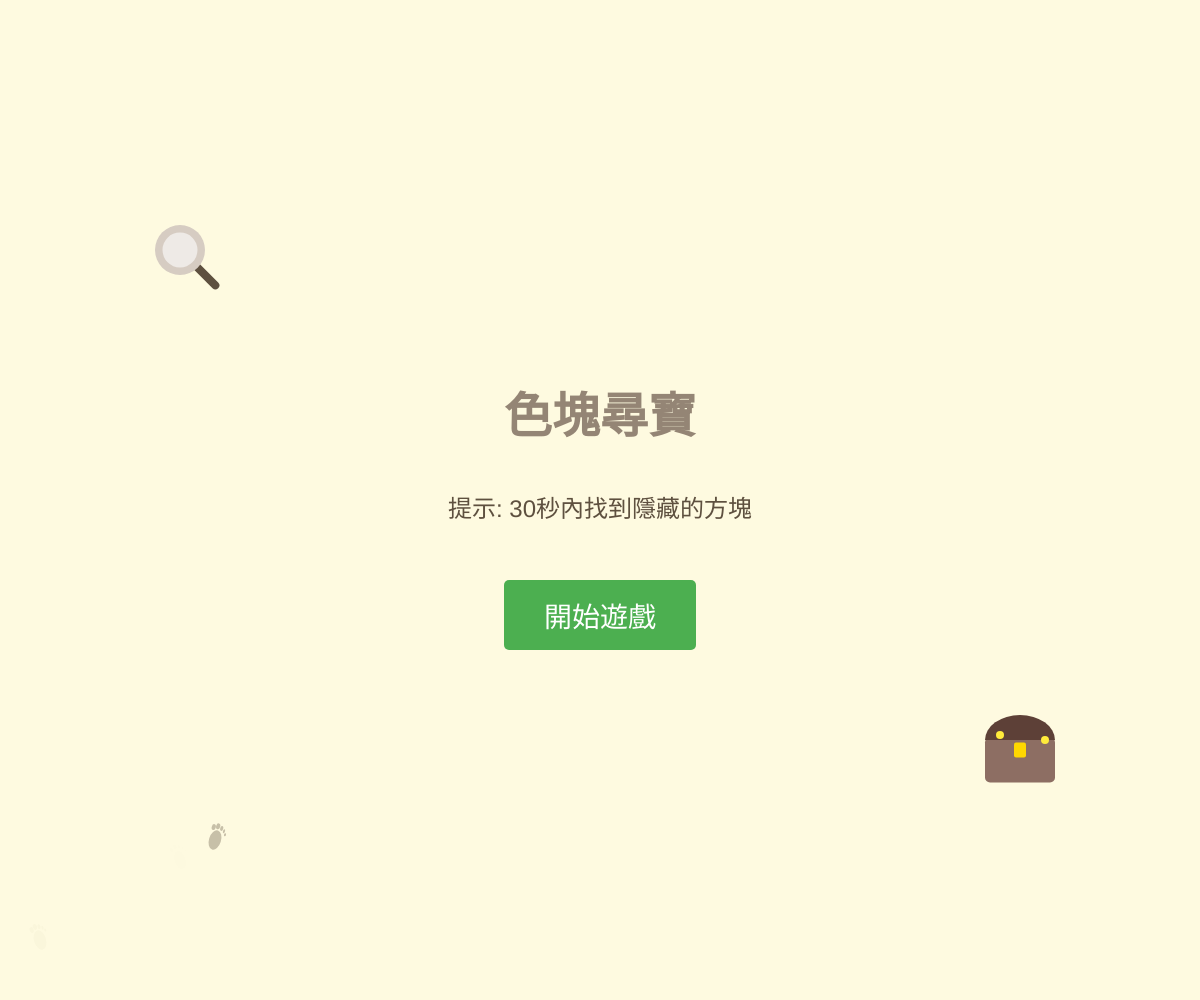
Frame 1 (no input)
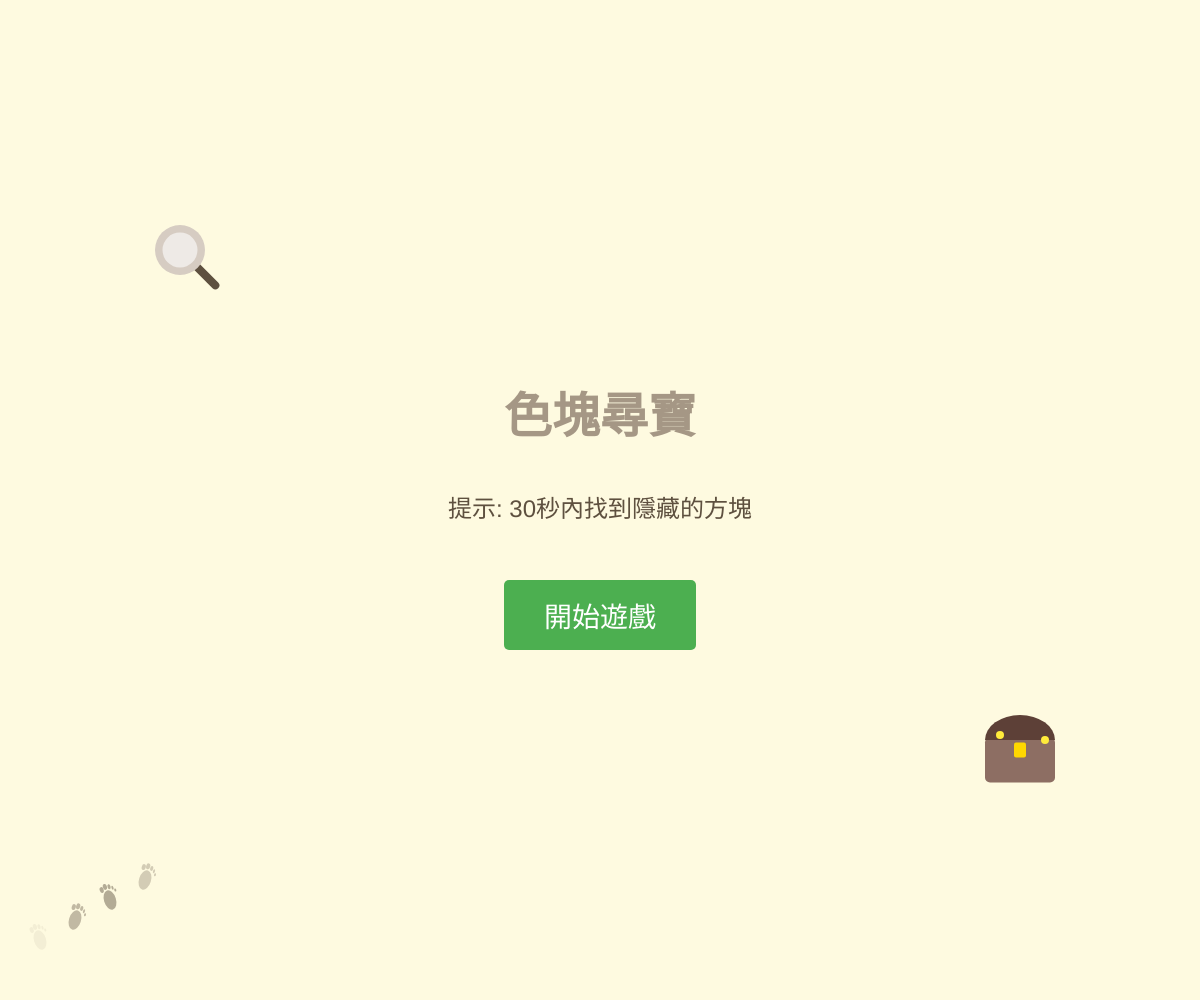
Frame 60 (no input)
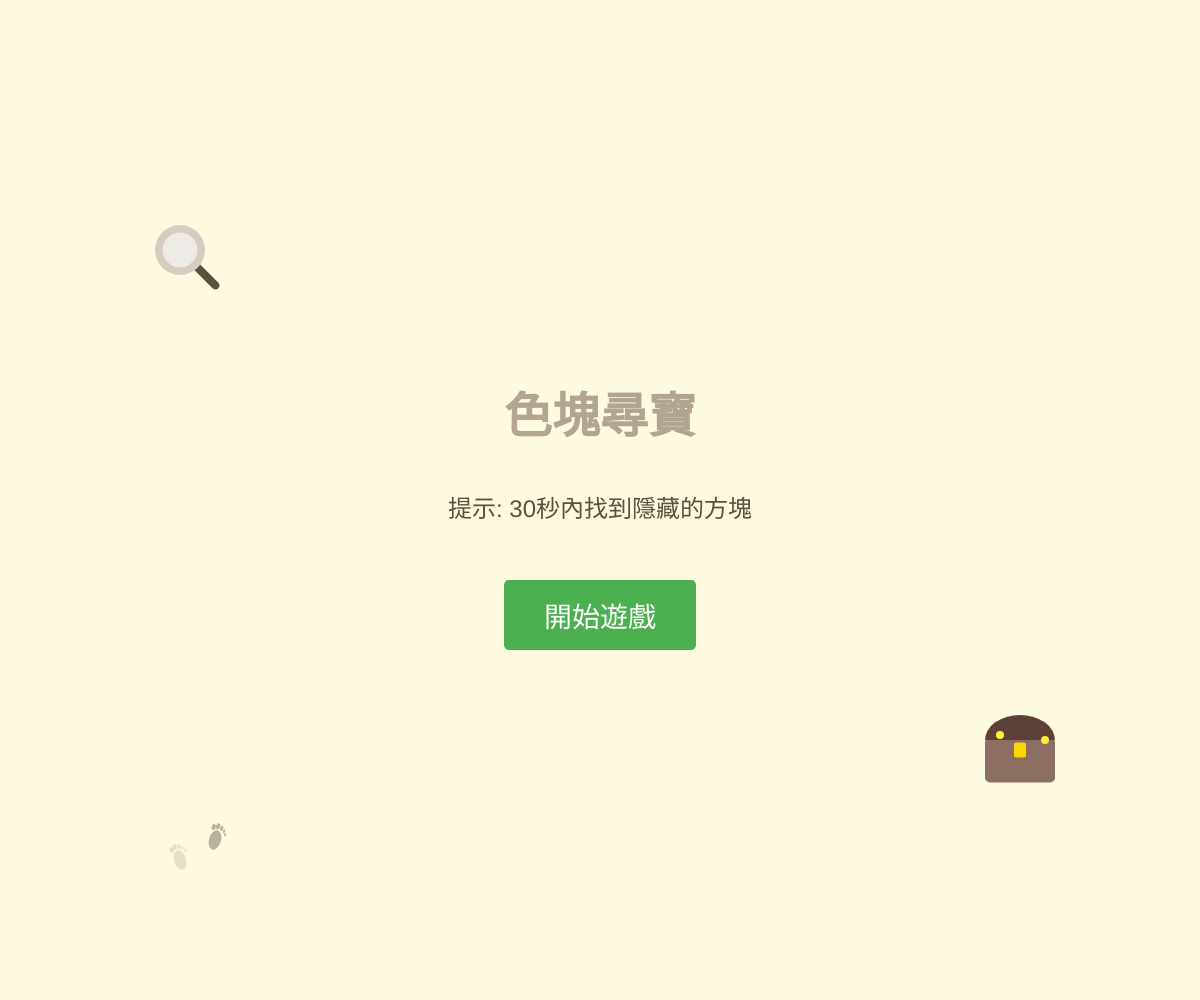
Frame 120 (the mouse pressed at the canvas centre since frame 60)

The p5.js sketch that drew these frames (run headless with seeded random() and noise() and a simulated clock; from frame 60 on, the mouse is pressed at the canvas centre):

// p5.js sketch
// ── sketch.js
let gridSize = 38; // 約 1cm (根據標準 96 DPI 計算)
let targetCol, targetRow;
let targetColor;
let gameState = 'START'; // 遊戲狀態：START 或 PLAYING
let startButton;
let lives = 3; // 生命值
let particles = []; // 用於存放特效粒子
let gridColors = []; // 用於存放每個方框的隨機顏色
let bombGrid = []; // 用於存放炸彈位置 (0: 無, 1: 有炸彈, 2: 爆炸中, 3: 已消失)
let bombExplosionTimes = []; // 記錄炸彈爆炸開始的時間
const palette = ['#edede9', '#d6ccc2', '#f5ebe0', '#e3d5ca', '#d5bdaf'];
let lastStateChangeFrame = -1; // 記錄最後一次狀態切換的格數
let gameStartTime; // 遊戲開始的時間戳
const gameDuration = 30; // 總時間 30 秒
const MARGIN = 38; // 1cm 邊距
const TOP_MARGIN = 114; // 3cm 上邊距
let screenShake = 0; // 畫面震動強度

function setup() {
  createCanvas(windowWidth, windowHeight);
  // 建立開始遊戲按鈕
  startButton = createButton('開始遊戲');
  styleButton();
  startButton.mousePressed(startGame);
  
  initGame();
  positionButton();
}

function initGame() {
  // 計算扣除邊距後可容納的行列數
  let cols = floor((width - MARGIN * 2) / gridSize);
  let rows = floor((height - TOP_MARGIN - MARGIN) / gridSize);
  
  targetCol = floor(random(cols));
  targetRow = floor(random(rows));
  targetColor = color(0, 255, 100);
  particles = [];
  lives = 3;
  bombGrid = [];
  bombExplosionTimes = [];
  
  // 初始化方框顏色
  for (let i = 0; i < cols; i++) {
    gridColors[i] = [];
    bombGrid[i] = [];
    bombExplosionTimes[i] = [];
    for (let j = 0; j < rows; j++) {
      // 建立一個可用顏色的複本
      let availableColors = [...palette];
      
      // 檢查左邊的方塊顏色並排除
      if (i > 0) {
        let leftColor = gridColors[i - 1][j];
        availableColors = availableColors.filter(c => c !== leftColor);
      }
      
      // 檢查上方的方塊顏色並排除
      if (j > 0) {
        let topColor = gridColors[i][j - 1];
        availableColors = availableColors.filter(c => c !== topColor);
      }
      
      // 從剩餘的可用顏色中隨機挑選
      gridColors[i][j] = random(availableColors);
      bombGrid[i][j] = 0; // 預設無炸彈
      bombExplosionTimes[i][j] = 0;
    }
  }

  // 將炸彈數量設定為 30 個
  let numBombs = 50; 
  let bombsPlaced = 0;
  while (bombsPlaced < numBombs) {
    let rx = floor(random(cols));
    let ry = floor(random(rows));
    // 確保炸彈不放在目標物上，也不重複放置
    if ((rx !== targetCol || ry !== targetRow) && bombGrid[rx][ry] === 0) {
      bombGrid[rx][ry] = 1;
      bombsPlaced++;
    }
  }
}

function styleButton() {
  startButton.style('padding', '15px 40px');
  startButton.style('font-size', '28px');
  startButton.style('cursor', 'pointer');
  startButton.style('background-color', '#4CAF50');
  startButton.style('color', 'white');
  startButton.style('border', 'none');
  startButton.style('border-radius', '5px');
}

function positionButton() {
  // 置中按鈕位置
  let btnWidth = startButton.elt.offsetWidth; // 取得按鈕實際寬度以精確置中
  startButton.position(width / 2 - btnWidth / 2, height / 2 + 80);
}

function startGame() {
  gameState = 'PLAYING';
  gameStartTime = millis(); // 記錄開始毫秒數
  lastStateChangeFrame = frameCount; // 記錄切換為 PLAYING 的當下
  startButton.hide(); // 開始遊戲後隱藏按鈕
}

function draw() {
  // 不論什麼狀態都畫出底層背景與格線，增加視覺連續感
  background('#fefae0'); // 改用背景色，讓邊界感更統一

  // 處理畫面震動效果
  if (screenShake > 0) {
    push();
    translate(random(-screenShake, screenShake), random(-screenShake, screenShake));
    screenShake *= 0.85; // 震動衰減
    if (screenShake < 0.5) screenShake = 0;
  }

  let cols = gridColors.length;
  let rows = cols > 0 ? gridColors[0].length : 0;

  // 繪製遊戲區域內的方框
  for (let i = 0; i < cols; i++) {
    for (let j = 0; j < rows; j++) {
      let x = MARGIN + i * gridSize;
      let y = TOP_MARGIN + j * gridSize;

      if (gridColors[i] && gridColors[i][j]) {
        // 建立線性漸層：從左上到右下
        let c1 = color(gridColors[i][j]);
        let c2 = lerpColor(c1, color(0), 0.15); // 混合 15% 的黑色產生深色端
        
        let grad = drawingContext.createLinearGradient(x, y, x + gridSize, y + gridSize);
        grad.addColorStop(0, c1.toString());
        grad.addColorStop(1, c2.toString());
        
        drawingContext.fillStyle = grad;
        stroke(255, 50); // 稍微透明的白色邊框
        rect(x, y, gridSize, gridSize);
      }

      // 如果炸彈正在爆炸中（狀態 2），檢查是否超過 3 秒
      if (bombGrid[i] && bombGrid[i][j] === 2) {
        if (millis() - bombExplosionTimes[i][j] < 3000) {
          // 繪製精緻炸彈圖案
          push();
          translate(x + gridSize / 2, y + gridSize / 2 + 2); // 位移至格子中心
          
          // 1. 炸彈主體 (深色球體)
          noStroke();
          fill(40);
          ellipse(0, 0, gridSize * 0.65);
          
          // 2. 反光高光 (增加立體感)
          fill(120, 120, 120, 180);
          ellipse(-gridSize * 0.15, -gridSize * 0.15, gridSize * 0.15);
          
          // 3. 炸彈頂部接頭
          fill(60);
          rect(-gridSize * 0.1, -gridSize * 0.4, gridSize * 0.2, gridSize * 0.1);
          
          // 4. 彎曲的引信 (導火線)
          stroke(100, 70, 40); // 棕色
          strokeWeight(1.5);
          noFill();
          bezier(0, -gridSize * 0.4, 5, -gridSize * 0.55, 10, -gridSize * 0.35, 12, -gridSize * 0.5);
          
          // 5. 引信火花
          noStroke();
          fill(255, 200, 0); // 黃色火花
          ellipse(12, -gridSize * 0.5, 5, 5);
          fill(255, 50, 0); // 橘色中心
          ellipse(12, -gridSize * 0.5, 2, 2);
          pop();
        } else {
          // 超過 3 秒，設為狀態 3 (消失)
          bombGrid[i][j] = 3;
        }
      }
    }
  }

  if (gameState === 'PLAYING') {
    // 處理計時邏輯
    let elapsedTime = (millis() - gameStartTime) / 1000;
    let timeLeft = max(0, gameDuration - floor(elapsedTime));
    
    if (timeLeft <= 0) {
      gameState = 'TIME_UP';
    }

    // 繪製上方計時器文字
    textAlign(CENTER, TOP);
    fill(0);
    textSize(24);
    textStyle(BOLD);
    text("剩餘時間: " + timeLeft + "s", width / 2, 40);

    // 取得滑鼠目前所在的格子索引
    let mouseCol = floor((mouseX - MARGIN) / gridSize);
    let mouseRow = floor((mouseY - TOP_MARGIN) / gridSize);

    for (let i = 0; i < cols; i++) {
      for (let j = 0; j < rows; j++) {
        let x = MARGIN + i * gridSize;
        let y = TOP_MARGIN + j * gridSize;

        if (i === mouseCol && j === mouseRow) {
          let d = dist(i, j, targetCol, targetRow);
          let circleSize = map(d, 0, 30, gridSize, 4);
          circleSize = constrain(circleSize, 4, gridSize);
          // 更改探測顏色：從紅改為白色漸層，並加入透明度
          let circleColor = lerpColor(color(255, 255, 255), targetColor, constrain(d / 15, 0, 1));
          circleColor.setAlpha(150); // 設定透明度 (0-255)
          noStroke();
          fill(circleColor);
          ellipse(x + gridSize / 2, y + gridSize / 2, circleSize);
        }
      }
    }
    drawDiamonds(); // 遊戲進行中顯示鑽石

    // 更新與繪製爆炸特效粒子 (確保炸彈爆炸時在遊戲畫面能看見)
    for (let i = particles.length - 1; i >= 0; i--) {
      particles[i].update();
      particles[i].show();
      if (particles[i].finished()) {
        particles.splice(i, 1);
      }
    }
  } else if (gameState === 'START') {
    drawOverlay();
  } else if (gameState === 'WON') {
    drawWinScreen();
  } else if (gameState === 'GAME_OVER') {
    drawGameOver();
  } else if (gameState === 'TIME_UP') {
    drawTimeUp();
  }
}

function mousePressed() {
  // 確保點擊不是在切換狀態的同一幀發生，防止「開始遊戲」按鈕的點擊誤傷生命值
  if (gameState === 'PLAYING' && frameCount > lastStateChangeFrame) {
    let mouseCol = floor((mouseX - MARGIN) / gridSize);
    let mouseRow = floor((mouseY - TOP_MARGIN) / gridSize);

    // 只有點擊在方框區域內才判斷
    let isInsideGrid = (mouseX >= MARGIN && mouseX < MARGIN + gridColors.length * gridSize &&
                        mouseY >= TOP_MARGIN && mouseY < TOP_MARGIN + (gridColors[0] ? gridColors[0].length : 0) * gridSize);

    if (!isInsideGrid) return;

    // 檢查是否點擊到目標方塊
    if (mouseCol === targetCol && mouseRow === targetRow) {
      gameState = 'WON';
      lastStateChangeFrame = frameCount;
      // 產生浮誇彩帶：從畫面上方隨機位置落下
      for (let i = 0; i < 300; i++) {
        particles.push(new Particle(random(width), random(-height, 0), 'WIN'));
      }
    } else if (bombGrid[mouseCol] && bombGrid[mouseCol][mouseRow] === 1) {
      // 點到炸彈：標記爆炸中、記錄時間、扣除生命並產生火花粒子
      bombGrid[mouseCol][mouseRow] = 2; 
      bombExplosionTimes[mouseCol][mouseRow] = millis();
      lives--;
      screenShake = 15; // 觸發強烈震動
      // 產生誇張爆炸粒子
      for (let i = 0; i < 80; i++) {
        particles.push(new Particle(mouseX, mouseY, 'BOMB'));
      }
      if (lives <= 0) gameState = 'GAME_OVER';
    } else if (bombGrid[mouseCol] && (bombGrid[mouseCol][mouseRow] === 2 || bombGrid[mouseCol][mouseRow] === 3)) {
      // 已經炸過或正在爆炸的格子，不重複扣血
      return;
    } else {
      // 確保點擊在畫布範圍內才扣血
      lives--;
      if (lives <= 0) gameState = 'GAME_OVER';
    }

    // 如果是在震動狀態，在結尾結束 translate
    if (screenShake > 0) {
      pop();
    }
  } else if (gameState === 'WON' || gameState === 'GAME_OVER' || gameState === 'TIME_UP') {
    // 在勝利畫面點擊滑鼠可重回開始畫面
    gameState = 'START';
    initGame();
    startButton.show();
  }
}

function drawOverlay() {
  // 繪製全螢幕背景
  fill('#fefae0');
  noStroke();
  rect(0, 0, width, height);

  // 繪製裝飾圖案 - 左上角放大鏡
  push();
  translate(width * 0.15, height * 0.25);
  rotate(-QUARTER_PI);
  // 手把
  stroke('#5e503f');
  strokeWeight(8);
  line(0, 20, 0, 50);
  // 框
  noStroke();
  fill('#d6ccc2');
  ellipse(0, 0, 50);
  // 鏡面
  fill(255, 255, 255, 150);
  ellipse(0, 0, 35);
  pop();

  // 繪製裝飾圖案 - 右下角寶藏箱
  push();
  translate(width * 0.85, height * 0.75);
  // 箱體
  fill('#8d6e63');
  rectMode(CENTER);
  rect(0, 10, 70, 45, 5);
  // 蓋子
  fill('#5d4037');
  arc(0, -10, 70, 50, PI, TWO_PI);
  // 鎖頭 (金黃色)
  fill('#ffd700');
  rect(0, 0, 12, 15, 2);
  // 一些閃爍的金幣效果
  if (frameCount % 60 < 30) {
    fill('#ffeb3b');
    noStroke();
    ellipse(-20, -15, 8);
    ellipse(25, -10, 8);
  }
  pop();

  // 繪製裝飾圖案 - 動態腳印 (從左下往中間延展)
  for (let i = 0; i < 6; i++) {
    // 利用 sin 函數讓腳印依序閃爍出現，模擬走路的動態感
    let stepAlpha = map(sin(frameCount * 0.05 - i * 0.8), 0, 1, 0, 120);
    if (stepAlpha > 0) {
      push();
      let stepX = 40 + i * 35; // 靠近左側邊緣
      let stepY = height - 60 - i * 20; // 靠近底部邊緣
      translate(stepX, stepY);
      rotate(i % 2 === 0 ? -0.3 : 0.3); // 左右腳交替角度
      noStroke();
      fill(94, 80, 63, stepAlpha); // 使用小標題的顏色並帶入動態透明度
      // 腳掌
      ellipse(0, 0, 12, 20);
      // 五個腳趾
      ellipse(-5, -12, 4, 6);
      ellipse(-1, -14, 4, 6);
      ellipse(3, -13, 3, 5);
      ellipse(6, -11, 2, 4);
      ellipse(8, -8, 2, 3);
      pop();
    }
  }

  // 標題與小標題
  textAlign(CENTER, CENTER);

  // 設定標題顏色並增加閃爍特效 (透過 sin 函數控制透明度)
  let tCol = color('#6c584c');
  let blinkAlpha = map(sin(frameCount * 0.1), -1, 1, 100, 255);
  tCol.setAlpha(blinkAlpha);
  fill(tCol);

  textSize(48);
  textStyle(BOLD);
  text("色塊尋寶", width / 2, height / 2 - 80);
  
  textSize(24);
  textStyle(NORMAL);
  fill('#5e503f');
  text("提示: 30秒內找到隱藏的方塊", width / 2, height / 2 + 10);
}

function windowResized() {
  resizeCanvas(windowWidth, windowHeight);
  initGame(); // 重新計算方框顏色以符合新視窗大小
  if (gameState === 'START') {
    positionButton();
  }
}

function drawWinScreen() {
  // 繪製全螢幕背景，覆蓋掉底層的格線
  fill('#fefae0');
  noStroke();
  rect(0, 0, width, height);

  // 更新與繪製粒子特效 (噴發彩帶)
  for (let i = particles.length - 1; i >= 0; i--) {
    particles[i].update();
    particles[i].show();
    // 當粒子完全透明時從陣列移除，節省效能
    if (particles[i].finished()) {
      particles.splice(i, 1);
    }
  }

  // 顯示任務完成文字
  textAlign(CENTER, CENTER);
  fill(0);
  textSize(48);
  textStyle(BOLD);
  text("任務完成！", width / 2, height / 2 - 20);

  textSize(18);
  textStyle(NORMAL);
  fill('#5e503f');
  text("點擊畫面重新開始", width / 2, height / 2 + 40);
}

function drawGameOver() {
  // 繪製全螢幕背景
  fill('#fefae0');
  noStroke();
  rect(0, 0, width, height);

  textAlign(CENTER, CENTER);
  fill(0);
  textSize(48);
  textStyle(BOLD);
  text("遊戲結束", width / 2, height / 2 - 20);

  textSize(18);
  textStyle(NORMAL);
  fill('#5e503f');
  text("生命值耗盡，點擊畫面重新開始", width / 2, height / 2 + 40);
}

function drawTimeUp() {
  // 繪製全螢幕背景
  fill('#fefae0');
  noStroke();
  rect(0, 0, width, height);

  textAlign(CENTER, CENTER);
  fill('#bc6c25'); // 使用深土黃色強調失敗
  textSize(48);
  textStyle(BOLD);
  text("挑戰失敗", width / 2, height / 2 - 20);

  textSize(18);
  textStyle(NORMAL);
  fill('#5e503f');
  text("時間到！點擊畫面重新開始", width / 2, height / 2 + 40);
}

function drawDiamonds() {
  for (let i = 0; i < 3; i++) {
    // 由右向左排列
    let x = width - 50 - i * 50;
    let y = 50;
    let size = 30;

    noStroke();
    // 判斷是否還有剩餘生命，顯示不同顏色
    if (i < lives) {
      fill(100, 210, 255); // 水藍色的鑽石
    } else {
      fill(180, 180, 180, 80); // 灰色的空位
    }

    push();
    translate(x, y);
    // 繪製寶石主體
    beginShape();
    vertex(-size / 2, -size / 8); // 左緣
    vertex(-size / 4, -size / 2); // 左上
    vertex(size / 4, -size / 2);  // 右上
    vertex(size / 2, -size / 8);  // 右緣
    vertex(0, size / 2);          // 下尖端
    endShape(CLOSE);

    // 加入簡單的切面反光線條
    if (i < lives) {
      stroke(255, 150); // 半透明白色
      strokeWeight(1);
      line(-size / 2, -size / 8, size / 2, -size / 8);
      line(0, size / 2, -size / 4, -size / 2);
      line(0, size / 2, size / 4, -size / 2);
    }
    pop();
  }
}

// 定義粒子類別，用於製作勝利時的特效
class Particle {
  constructor(x, y, type) {
    this.x = x;
    this.y = y;
    this.type = type; // 'WIN' 或 'BOMB'
    this.alpha = 255;

    if (this.type === 'BOMB') {
      // 爆炸粒子：放射狀運動
      let angle = random(TWO_PI);
      let speed = random(5, 15);
      this.vx = cos(angle) * speed;
      this.vy = sin(angle) * speed;
      this.size = random(10, 25); // 初始較大
      this.decay = random(5, 10); // 消失速度快
    } else {
      // 勝利彩帶：從上往下飄落，帶有搖擺感
      this.vx = random(-2, 2);
      this.vy = random(2, 6);
      this.w = random(5, 12);   // 彩帶寬度
      this.h = random(10, 20);  // 彩帶長度
      this.angle = random(TWO_PI);
      this.angVel = random(-0.1, 0.1);
      this.decay = random(1, 3);
      this.color = color(random(255), random(255), random(255));
    }
  }

  finished() { return this.alpha < 0; }

  update() {
    this.x += this.vx;
    this.y += this.vy;
    
    if (this.type === 'BOMB') {
      this.vx *= 0.92; // 空氣阻力
      this.vy *= 0.92;
      this.size *= 0.9; // 快速縮小
    } else {
      this.x += sin(frameCount * 0.1) * 0.5; // 額外的左右搖擺感
      this.angle += this.angVel;
    }
    this.alpha -= this.decay;
  }

  show() {
    noStroke();
    if (this.type === 'BOMB') {
      // 根據剩餘壽命改變顏色：白 -> 黃 -> 紅 -> 灰
      if (this.alpha > 200) fill(255, 255, 200, this.alpha);
      else if (this.alpha > 150) fill(255, 200, 50, this.alpha);
      else if (this.alpha > 80) fill(200, 50, 0, this.alpha);
      else fill(100, 100, 100, this.alpha);
      
      ellipse(this.x, this.y, this.size);
    } else {
      push();
      translate(this.x, this.y);
      rotate(this.angle);
      fill(red(this.color), green(this.color), blue(this.color), this.alpha);
      rectMode(CENTER);
      rect(0, 0, this.w, this.h);
      pop();
    }
  }
}
